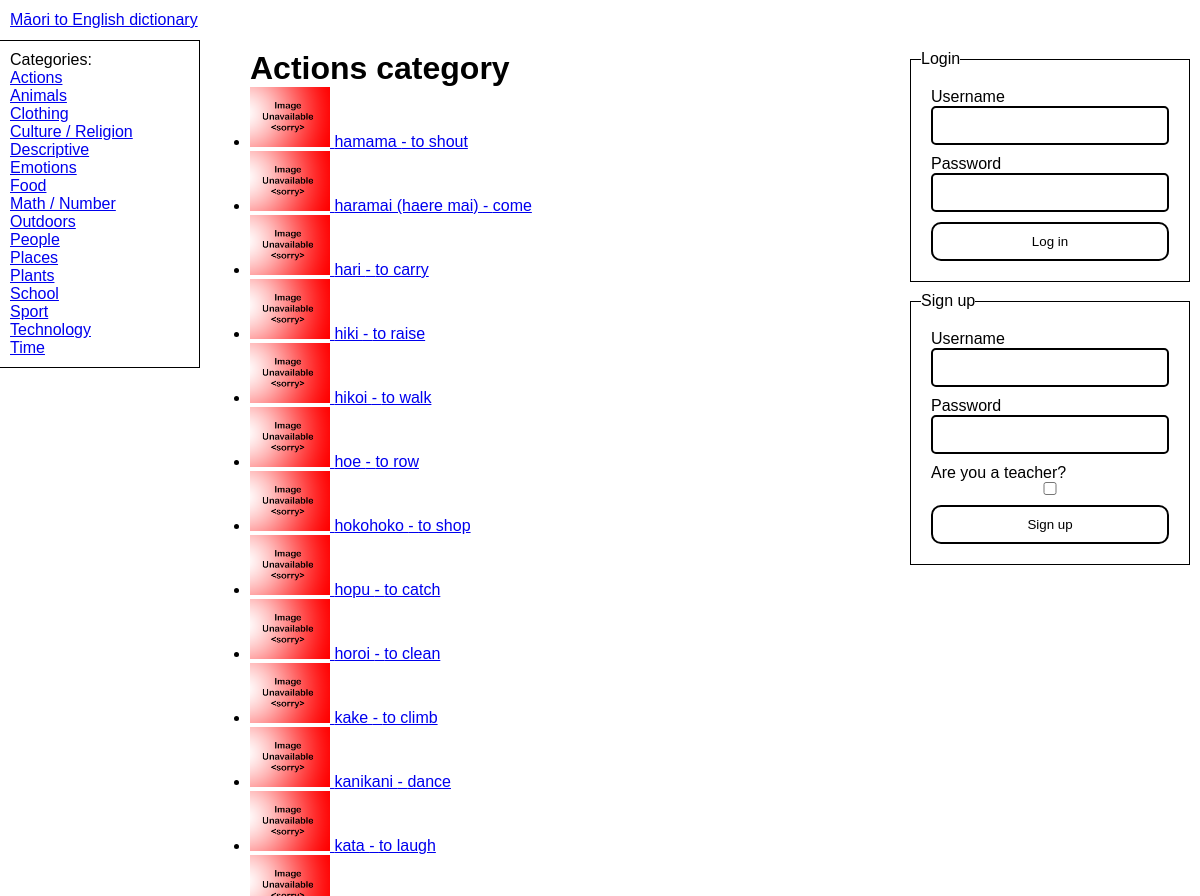
The page /categories/18 (upper part) on the database as committed earlier.
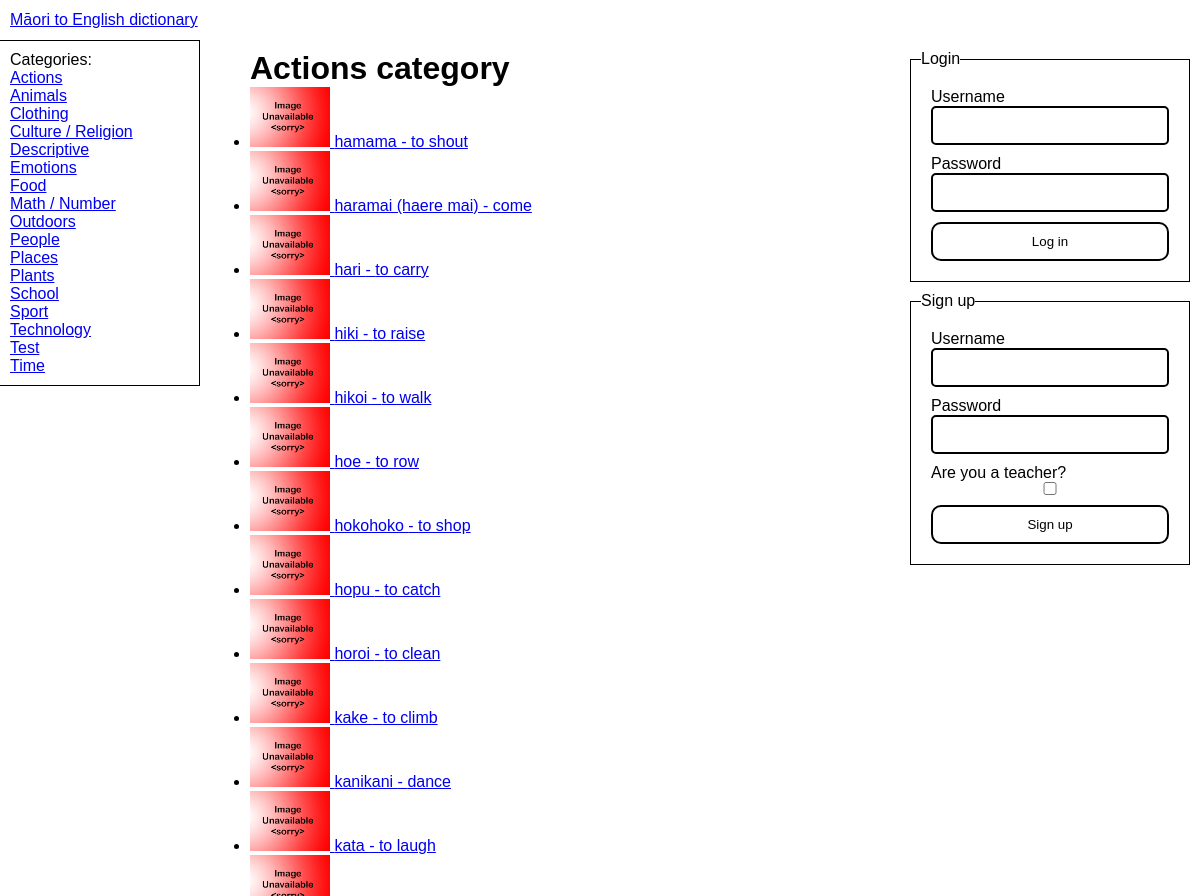
The same page on the database as committed later.
### tables this page shows
CREATE TABLE "Categories" (
	"ID"	INTEGER NOT NULL UNIQUE,
	"EnglishName"	TEXT NOT NULL,
	PRIMARY KEY("ID" AUTOINCREMENT)
) STRICT;

CREATE TABLE "Words" (
	"ID"	INTEGER NOT NULL UNIQUE,
	"MaoriSpelling"	TEXT NOT NULL,
	"EnglishSpelling"	TEXT NOT NULL,
	"EnglishDefinition"	TEXT NOT NULL,
	"YearLevelFirstEncountered"	INTEGER NOT NULL,
	"ImageFilename"	TEXT,
	"CreatedBy"	INTEGER NOT NULL,
	"CreatedAt"	INTEGER NOT NULL,
	"LastModifiedBy"	INTEGER,
	"LastModifiedAt"	INTEGER,
	"CategoryID"	INTEGER NOT NULL,
	PRIMARY KEY("ID" AUTOINCREMENT),
	FOREIGN KEY("CategoryID") REFERENCES "Categories"("ID"),
	FOREIGN KEY("CreatedBy") REFERENCES "Users"("ID"),
	FOREIGN KEY("LastModifiedAt") REFERENCES "Users"("ID")
) STRICT;

### app.py (the view)
@server.route("/categories/<id>", methods=["GET"])
def category_page(id):
    category = None
    for _category in g.categories:
        if str(_category["ID"]) == id:
            category = _category
    if category == None:
        abort(404)
    g.cursor.execute(
        "SELECT * FROM Words WHERE CategoryID = ? ORDER BY MaoriSpelling",
        [category["ID"]],
    )
    category_words = g.cursor.fetchall()
    return render_template(
        "pages/specific_category.jinja", category=category, words=category_words
    )

### app.py (called while the page is built, shortened)
def db_dict_factory(cursor, row):
    d = {}
    for idx, col in enumerate(cursor.description):
        d[col[0]] = row[idx]
    return d

def get_db() -> sqlite3.Connection:
    db_connection = sqlite3.connect("dictionary.db")
    db_connection.row_factory = db_dict_factory
    return db_connection

def get_user():
    return False

@server.before_request
def before_request():
    g.db = get_db()
    g.cursor = g.db.cursor()
    g.user = get_user()
    categories_query = "SELECT ID, EnglishName from Categories ORDER BY EnglishName"
    g.cursor.execute(categories_query)
    categories = g.cursor.fetchall()
    g.categories = categories

@server.teardown_request
def teardown_request(error):
    g.db.close()

@server.context_processor
def context_processor():
    return {"categories": g.categories, "user": g.user}

### templates/pages/specific_category.jinja (shortened to what this page needs)
{% extends "base.jinja" %}
{% set title = category.EnglishName %}
{% block main %}
    <h1>{{ category.EnglishName }} category</h1>
    {{ components.WordList(words) }}
{% endblock main %}

### templates/base.jinja (shortened to what this page needs)
{% import 'components.jinja' as components with context %}
<!DOCTYPE html>
<html lang="en">
    <head>
        <link href="{{ url_for('static', filename='style.css') }}" rel="stylesheet" />
    </head>
    <body>
        <header>
            <a href="{{ url_for('home_page') }}" id="site-title">Māori to English dictionary</a>
        </header>
        <section id="categories-container">
            <nav id="categories">
                Categories:
                <ul>
                    {% for category in categories %}
                        <li>
                            <a href="{{ url_for('category_page', id=category.ID) }}">{{ category.EnglishName }}</a>
                        </li>
                    {% endfor %}
                </ul>
            </nav>
        </section>
        <main id="content">
            {% block main %}
            {% endblock main %}
        </main>
        <section id="auth-container">
            <div id="auth">
                {% if user == false %}
                    <fieldset form="login">
                        <legend>Login</legend>
                        <form action="{{ url_for('handle_log_in') }}" id="login" method="post">
                            {{ components.TextField("log-in-username", "Username") }}
                            {{ components.TextField("log-in-password", "Password", type="password") }}
                            <button type="submit">Log in</button>
                        </form>
                    </fieldset>
                    <fieldset form="sign-up">
                        <legend>Sign up</legend>
                        <form action="{{ url_for('handle_sign_up') }}" id="sign-up" method="post">
                            {{ components.TextField("sign-up-username", "Username") }}
                            {{ components.TextField("sign-up-password", "Password", type="password") }}
                            <label for="is-teacher">
                                Are you a teacher?
                                <input type="checkbox" name="is-teacher" id="is-teacher" />
                            </label>
                            <button type="submit">Sign up</button>
                        </form>
                    </fieldset>
                {% endif %}
            </div>
        </section>
    </body>
</html>

### templates/components.jinja (shortened to what this page needs)
{% macro WordImage(word, small=False, lazy=True) %}
    {% set multiplier = 80 %}
    {% if small %}
        {% set multiplier = 20 %}
    {% endif %}
    <img class="word-image"
        {% if word.ImageFilename != none %} src="{{ url_for('static', filename='images/'+word.ImageFilename) }}" alt="An image of {{ word.EnglishSpelling }}"             title="An image of {{ word.EnglishSpelling }}"  {% else %} src="{{ url_for('static', filename='images/noimage.png') }}" alt="A placeholder image" title="A placeholder image" {% endif %}
        width="{{ 4*multiplier }}"
        height="{{ 3*multiplier }}"
        {% if lazy %}loading="lazy"{% endif %} />
    {% endmacro %}
    {% macro WordLink(word) %}
        <a href="{{ url_for('word_page', id=word.ID) }}">
        {{ WordImage(word, small=True) }} <span>{{ word.MaoriSpelling }} - {{ word.EnglishSpelling }}</span></a>
    {% endmacro %}
    {% macro WordList(words) %}
        {% if user != false and user.teacher %}
            <table>
                <thead>
                    <tr>
                        <th>Word</th>
                        <th>Actions</th>
                    </tr>
                </thead>
                <tbody>
                    {% for word in words %}
                        <tr>
                            <td>{{ WordLink(word) }}</td>
                            <td>
                                <a data-confirm href="{{ url_for('delete_word_action', id=word.ID) }}">Delete</a>
                            </td>
                        </tr>
                    {% endfor %}
                </tbody>
            </table>
        {% else %}
            <ul>
                {% for word in words %}<li>{{ WordLink(word) }}</li>{% endfor %}
            </ul>
        {% endif %}
    {% endmacro %}
    {% macro TextField(name, label, prefix=None, textarea=False, required=True) %}
        <label for="{{ name }}">
            {{ label }}
            {% if textarea==false %}
                <div class="input-wrapper">
                    {% endif %}
                    {% if textarea %}
                        <textarea {% else %} <input {% endif %} name="{{ name }}" id="{{ name }}" {% if required %}required{% endif %} {% for arg in kwargs %}{{ arg+'="'+kwargs[arg]+'"' }}{% endfor %}  {% if textarea %}></textarea>
                    {% else %}
                        />
                    </div>
                {% endif %}
            </label>
        {% endmacro %}

Rows that differ between the two databases and show on the page:
added Categories: EnglishName "Test"
